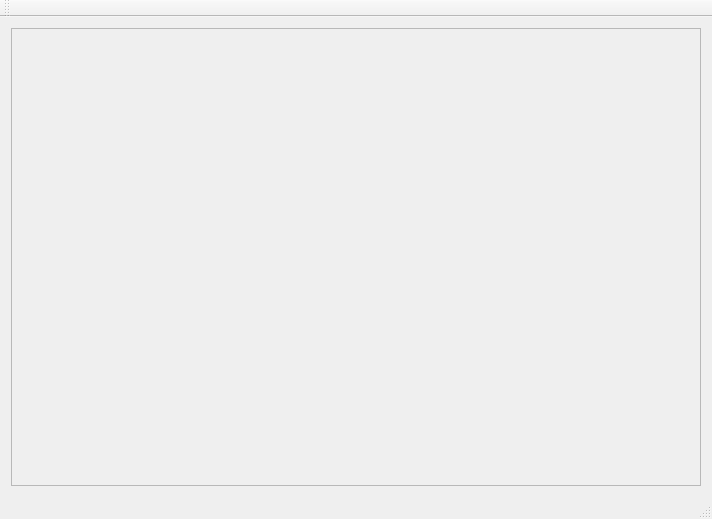
<?xml version="1.0" encoding="UTF-8"?>
<ui version="4.0">
 <class>MandelMainW</class>
 <widget class="QMainWindow" name="MandelMainW">
  <property name="geometry">
   <rect>
    <x>0</x>
    <y>0</y>
    <width>712</width>
    <height>519</height>
   </rect>
  </property>
  <property name="windowTitle">
   <string>MandelMainW</string>
  </property>
  <widget class="QWidget" name="centralWidget">
   <layout class="QGridLayout" name="gridLayout">
    <item row="0" column="0">
     <widget class="QScrollArea" name="scrollArea">
      <property name="widgetResizable">
       <bool>true</bool>
      </property>
      <widget class="QWidget" name="scrollAreaWidgetContents">
       <property name="geometry">
        <rect>
         <x>0</x>
         <y>0</y>
         <width>698</width>
         <height>456</height>
        </rect>
       </property>
      </widget>
     </widget>
    </item>
   </layout>
  </widget>
  <widget class="QMenuBar" name="menuBar">
   <property name="geometry">
    <rect>
     <x>0</x>
     <y>0</y>
     <width>712</width>
     <height>21</height>
    </rect>
   </property>
  </widget>
  <widget class="QToolBar" name="mainToolBar">
   <attribute name="toolBarArea">
    <enum>TopToolBarArea</enum>
   </attribute>
   <attribute name="toolBarBreak">
    <bool>false</bool>
   </attribute>
  </widget>
  <widget class="QStatusBar" name="statusBar"/>
 </widget>
 <layoutdefault spacing="6" margin="11"/>
 <resources/>
 <connections/>
</ui>
